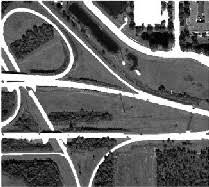
%> input picture Code/orignal.jpg, 209 x 187 px
$ octave Experimental_Code.m   (GNU Octave 9; MATLAB toolbox functions it lacks are replaced by stand-ins)
%> lines starting %> are read from the running program, lines starting %| are printed output that depends on the picture; in (x1, y1, x2, y2) boxes, pixels count from 0 and x2, y2 are one past the last pixel; in counts of white or black regions, pixels touching at a corner belong together; the program's own positions count from 1
warning off
clear
clc

img = imread('orignal.jpg');
%> img is the input picture: size 187x209x3 uint8; min 0, max 255, mean 106.5
im1 = imresize(img,2.734);
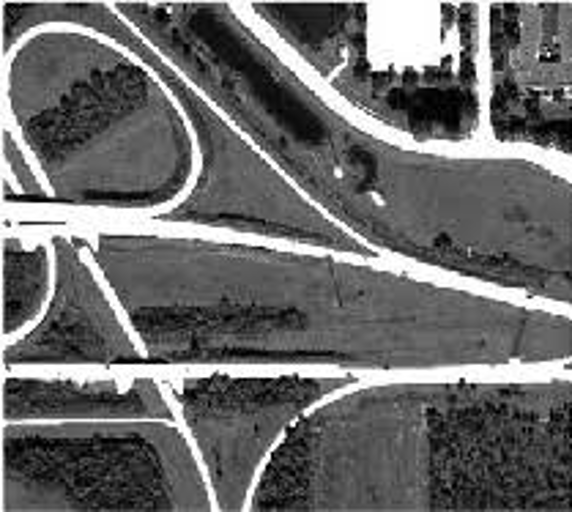
%> im1: size 512x572x3 uint8; min 0, max 255, mean 106.4
img0 = rgb2gray(im1);
imagen2 = filter2(fspecial('average',3),img0)/255;
%imagen4 = filter2(fspecial('prewitt'),imagen1);
%imagen2 = medfilt2(imagen1,'zeros');
imagen = im2bw(imagen2,0.8);
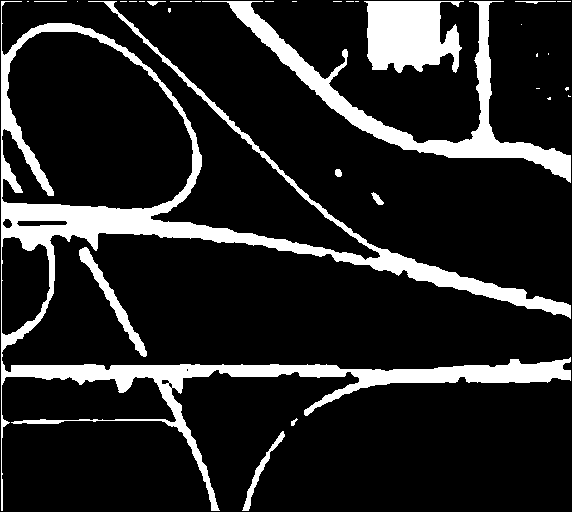
%> imagen: size 512x572 logical; 14.8% white; 32 white regions (20 under 20 px), largest, box (x1, y1, x2, y2) and area: (1, 1, 571, 511) 27788, (202, 1, 571, 183) 8285, (364, 1, 464, 73) 5362
%subplot(1,2,2),imshow(imagen)
se = strel('line',2,10);
im2 = imerode(imagen,se);
im3 = bwmorph(im2,'remove')
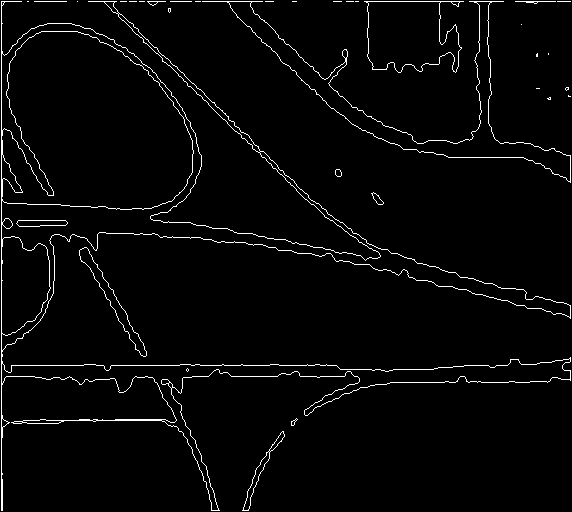
%> im3: size 512x572 logical; 2.7% white in thin lines or dots
im4 = edge(im3,'sobel')
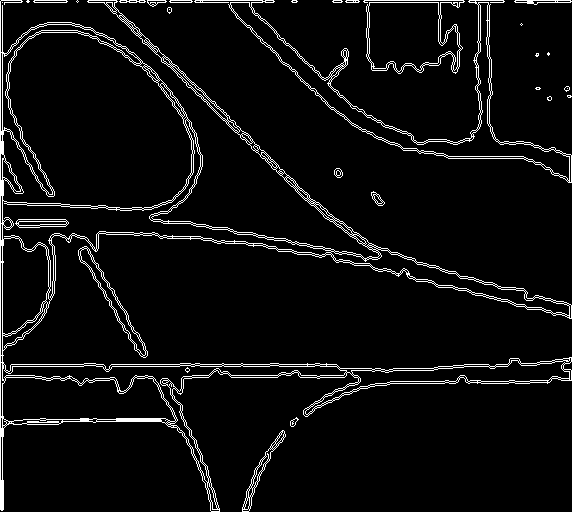
%> im4: size 512x572 logical; 5.4% white in thin lines or dots
imagen1 = filter2(fspecial('unsharp',1),im4);
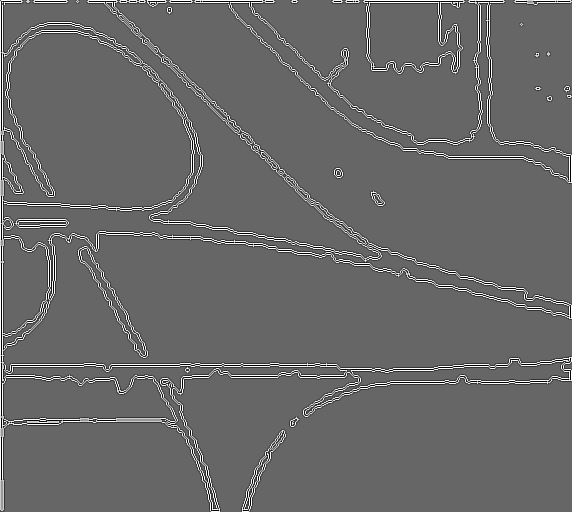
%> imagen1: size 512x572 double; min -2, max 3, mean 0.0571; drawn with min black and max white
imagen3 = filter2(fspecial('gaussian',99,0.00000000000000000001),imagen1);
%im5 = imfuse(im4,im1,'blend')
%subplot(1,2,2),imshow(im5)
imshow(imagen3);
% Measure signal-to-noise ratio
im=imagen3;
im=double(im(:));
ima=max(im(:));
%> ima = 3
imi=min(im(:));
%> imi = -2
mse=std(im(:));
%> mse = 0.663
snr=20*log10((ima-imi)./mse)
%> snr = 17.55

fprintf('\n The SNR value is %0.4f \n', snr);
%|  The SNR value is 17.5478
fprintf('\n The MSE value is %0.4f \n', mse);
%|  The MSE value is 0.6631
